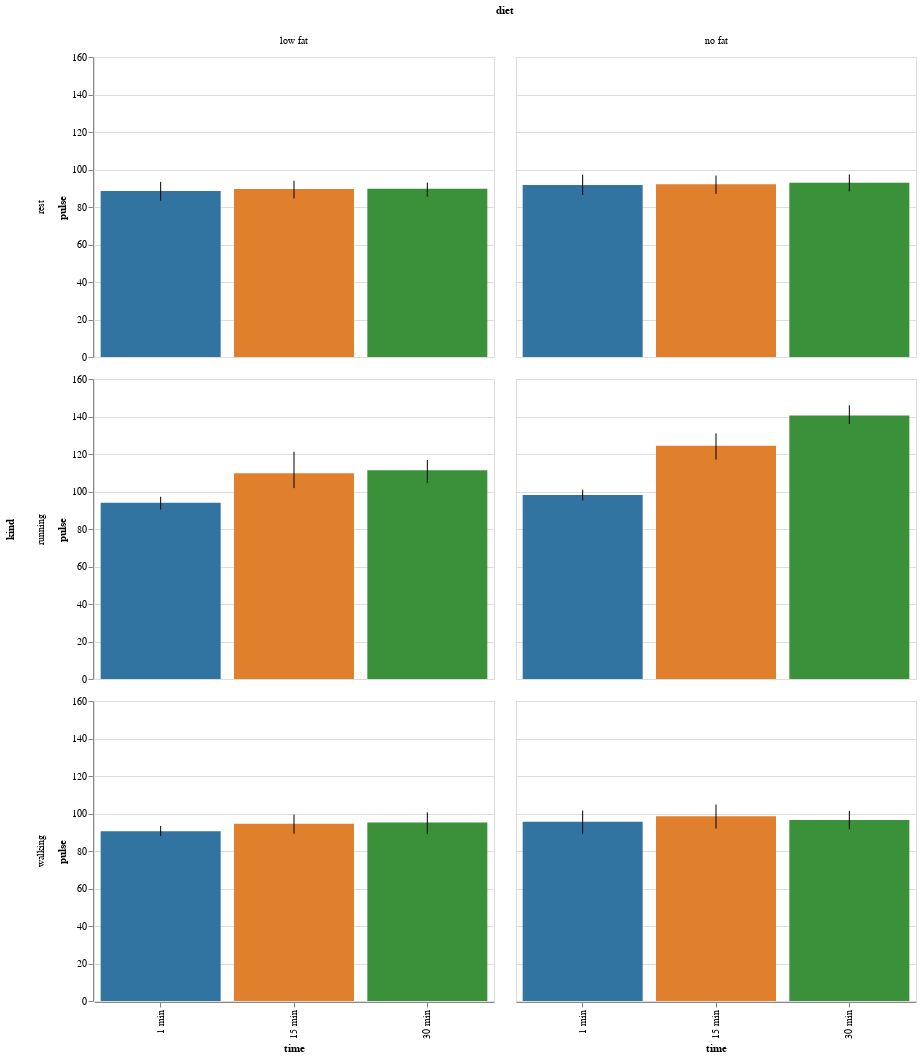

This figure's notebook cell:
### Code cell
display(salt.catplot(x="time", y="pulse", row="kind", col="diet", kind="bar", data=exercise))
g = sns.catplot(x="time", y="pulse", row="kind", col="diet", kind="bar", data=exercise)

### Figure 1 — Vega-Lite specification as saved in the notebook (floating-point values rounded to 4 significant figures)
{"$schema": "https://vega.github.io/schema/vega-lite/v2.4.1.json", "config": {"range": {"category": ["rgba(49,115,161,1)", "rgba(224,128,44,1)", "rgba(58,145,58,1)", "rgba(192,60,61,1)", "rgba(147,113,178,1)", "rgba(131,91,83,1)", "rgba(213,132,188,1)", "rgba(127,127,127,1)", "rgba(168,169,53,1)", "rgba(45,171,184,1)"]}, "view": {"height": 300, "width": 400}}, "data": {"values": [{"Unnamed: 0": 0, "diet": "low fat", "id": 1, "kind": "rest", "pulse": 85, "time": "1 min"}, {"Unnamed: 0": 1, "diet": "low fat", "id": 1, "kind": "rest", "pulse": 85, "time": "15 min"}, {"Unnamed: 0": 2, "diet": "low fat", "id": 1, "kind": "rest", "pulse": 88, "time": "30 min"}, {"Unnamed: 0": 3, "diet": "low fat", "id": 2, "kind": "rest", "pulse": 90, "time": "1 min"}, {"Unnamed: 0": 4, "diet": "low fat", "id": 2, "kind": "rest", "pulse": 92, "time": "15 min"}, {"Unnamed: 0": 5, "diet": "low fat", "id": 2, "kind": "rest", "pulse": 93, "time": "30 min"}, {"Unnamed: 0": 6, "diet": "low fat", "id": 3, "kind": "rest", "pulse": 97, "time": "1 min"}, {"Unnamed: 0": 7, "diet": "low fat", "id": 3, "kind": "rest", "pulse": 97, "time": "15 min"}, {"Unnamed: 0": 8, "diet": "low fat", "id": 3, "kind": "rest", "pulse": 94, "time": "30 min"}, {"Unnamed: 0": 9, "diet": "low fat", "id": 4, "kind": "rest", "pulse": 80, "time": "1 min"}, {"Unnamed: 0": 10, "diet": "low fat", "id": 4, "kind": "rest", "pulse": 82, "time": "15 min"}, {"Unnamed: 0": 11, "diet": "low fat", "id": 4, "kind": "rest", "pulse": 83, "time": "30 min"}, {"Unnamed: 0": 12, "diet": "low fat", "id": 5, "kind": "rest", "pulse": 91, "time": "1 min"}, {"Unnamed: 0": 13, "diet": "low fat", "id": 5, "kind": "rest", "pulse": 92, "time": "15 min"}, {"Unnamed: 0": 14, "diet": "low fat", "id": 5, "kind": "rest", "pulse": 91, "time": "30 min"}, {"Unnamed: 0": 15, "diet": "no fat", "id": 6, "kind": "rest", "pulse": 83, "time": "1 min"}, {"Unnamed: 0": 16, "diet": "no fat", "id": 6, "kind": "rest", "pulse": 83, "time": "15 min"}, {"Unnamed: 0": 17, "diet": "no fat", "id": 6, "kind": "rest", "pulse": 84, "time": "30 min"}, {"Unnamed: 0": 18, "diet": "no fat", "id": 7, "kind": "rest", "pulse": 87, "time": "1 min"}, {"Unnamed: 0": 19, "diet": "no fat", "id": 7, "kind": "rest", "pulse": 88, "time": "15 min"}, {"Unnamed: 0": 20, "diet": "no fat", "id": 7, "kind": "rest", "pulse": 90, "time": "30 min"}, {"Unnamed: 0": 21, "diet": "no fat", "id": 8, "kind": "rest", "pulse": 92, "time": "1 min"}, {"Unnamed: 0": 22, "diet": "no fat", "id": 8, "kind": "rest", "pulse": 94, "time": "15 min"}, {"Unnamed: 0": 23, "diet": "no fat", "id": 8, "kind": "rest", "pulse": 95, "time": "30 min"}, {"Unnamed: 0": 24, "diet": "no fat", "id": 9, "kind": "rest", "pulse": 97, "time": "1 min"}, {"Unnamed: 0": 25, "diet": "no fat", "id": 9, "kind": "rest", "pulse": 99, "time": "15 min"}, {"Unnamed: 0": 26, "diet": "no fat", "id": 9, "kind": "rest", "pulse": 96, "time": "30 min"}, {"Unnamed: 0": 27, "diet": "no fat", "id": 10, "kind": "rest", "pulse": 100, "time": "1 min"}, {"Unnamed: 0": 28, "diet": "no fat", "id": 10, "kind": "rest", "pulse": 97, "time": "15 min"}, {"Unnamed: 0": 29, "diet": "no fat", "id": 10, "kind": "rest", "pulse": 100, "time": "30 min"}, {"Unnamed: 0": 30, "diet": "low fat", "id": 11, "kind": "walking", "pulse": 86, "time": "1 min"}, {"Unnamed: 0": 31, "diet": "low fat", "id": 11, "kind": "walking", "pulse": 86, "time": "15 min"}, {"Unnamed: 0": 32, "diet": "low fat", "id": 11, "kind": "walking", "pulse": 84, "time": "30 min"}, {"Unnamed: 0": 33, "diet": "low fat", "id": 12, "kind": "walking", "pulse": 93, "time": "1 min"}, {"Unnamed: 0": 34, "diet": "low fat", "id": 12, "kind": "walking", "pulse": 103, "time": "15 min"}, {"Unnamed: 0": 35, "diet": "low fat", "id": 12, "kind": "walking", "pulse": 104, "time": "30 min"}, {"Unnamed: 0": 36, "diet": "low fat", "id": 13, "kind": "walking", "pulse": 90, "time": "1 min"}, {"Unnamed: 0": 37, "diet": "low fat", "id": 13, "kind": "walking", "pulse": 92, "time": "15 min"}, {"Unnamed: 0": 38, "diet": "low fat", "id": 13, "kind": "walking", "pulse": 93, "time": "30 min"}, {"Unnamed: 0": 39, "diet": "low fat", "id": 14, "kind": "walking", "pulse": 95, "time": "1 min"}, {"Unnamed: 0": 40, "diet": "low fat", "id": 14, "kind": "walking", "pulse": 96, "time": "15 min"}, {"Unnamed: 0": 41, "diet": "low fat", "id": 14, "kind": "walking", "pulse": 100, "time": "30 min"}, {"Unnamed: 0": 42, "diet": "low fat", "id": 15, "kind": "walking", "pulse": 89, "time": "1 min"}, {"Unnamed: 0": 43, "diet": "low fat", "id": 15, "kind": "walking", "pulse": 96, "time": "15 min"}, {"Unnamed: 0": 44, "diet": "low fat", "id": 15, "kind": "walking", "pulse": 95, "time": "30 min"}, {"Unnamed: 0": 45, "diet": "no fat", "id": 16, "kind": "walking", "pulse": 84, "time": "1 min"}, {"Unnamed: 0": 46, "diet": "no fat", "id": 16, "kind": "walking", "pulse": 86, "time": "15 min"}, {"Unnamed: 0": 47, "diet": "no fat", "id": 16, "kind": "walking", "pulse": 89, "time": "30 min"}, {"Unnamed: 0": 48, "diet": "no fat", "id": 17, "kind": "walking", "pulse": 103, "time": "1 min"}, {"Unnamed: 0": 49, "diet": "no fat", "id": 17, "kind": "walking", "pulse": 109, "time": "15 min"}, {"Unnamed: 0": 50, "diet": "no fat", "id": 17, "kind": "walking", "pulse": 90, "time": "30 min"}, {"Unnamed: 0": 51, "diet": "no fat", "id": 18, "kind": "walking", "pulse": 92, "time": "1 min"}, {"Unnamed: 0": 52, "diet": "no fat", "id": 18, "kind": "walking", "pulse": 96, "time": "15 min"}, {"Unnamed: 0": 53, "diet": "no fat", "id": 18, "kind": "walking", "pulse": 101, "time": "30 min"}, {"Unnamed: 0": 54, "diet": "no fat", "id": 19, "kind": "walking", "pulse": 97, "time": "1 min"}, {"Unnamed: 0": 55, "diet": "no fat", "id": 19, "kind": "walking", "pulse": 98, "time": "15 min"}, {"Unnamed: 0": 56, "diet": "no fat", "id": 19, "kind": "walking", "pulse": 100, "time": "30 min"}, {"Unnamed: 0": 57, "diet": "no fat", "id": 20, "kind": "walking", "pulse": 102, "time": "1 min"}, {"Unnamed: 0": 58, "diet": "no fat", "id": 20, "kind": "walking", "pulse": 104, "time": "15 min"}, {"Unnamed: 0": 59, "diet": "no fat", "id": 20, "kind": "walking", "pulse": 103, "time": "30 min"}, {"Unnamed: 0": 60, "diet": "low fat", "id": 21, "kind": "running", "pulse": 93, "time": "1 min"}, {"Unnamed: 0": 61, "diet": "low fat", "id": 21, "kind": "running", "pulse": 98, "time": "15 min"}, {"Unnamed: 0": 62, "diet": "low fat", "id": 21, "kind": "running", "pulse": 110, "time": "30 min"}, {"Unnamed: 0": 63, "diet": "low fat", "id": 22, "kind": "running", "pulse": 98, "time": "1 min"}, {"Unnamed: 0": 64, "diet": "low fat", "id": 22, "kind": "running", "pulse": 104, "time": "15 min"}, {"Unnamed: 0": 65, "diet": "low fat", "id": 22, "kind": "running", "pulse": 112, "time": "30 min"}, {"Unnamed: 0": 66, "diet": "low fat", "id": 23, "kind": "running", "pulse": 98, "time": "1 min"}, {"Unnamed: 0": 67, "diet": "low fat", "id": 23, "kind": "running", "pulse": 105, "time": "15 min"}, {"Unnamed: 0": 68, "diet": "low fat", "id": 23, "kind": "running", "pulse": 99, "time": "30 min"}, {"Unnamed: 0": 69, "diet": "low fat", "id": 24, "kind": "running", "pulse": 87, "time": "1 min"}, {"Unnamed: 0": 70, "diet": "low fat", "id": 24, "kind": "running", "pulse": 132, "time": "15 min"}, {"Unnamed: 0": 71, "diet": "low fat", "id": 24, "kind": "running", "pulse": 120, "time": "30 min"}, {"Unnamed: 0": 72, "diet": "low fat", "id": 25, "kind": "running", "pulse": 94, "time": "1 min"}, {"Unnamed: 0": 73, "diet": "low fat", "id": 25, "kind": "running", "pulse": 110, "time": "15 min"}, {"Unnamed: 0": 74, "diet": "low fat", "id": 25, "kind": "running", "pulse": 116, "time": "30 min"}, {"Unnamed: 0": 75, "diet": "no fat", "id": 26, "kind": "running", "pulse": 95, "time": "1 min"}, {"Unnamed: 0": 76, "diet": "no fat", "id": 26, "kind": "running", "pulse": 126, "time": "15 min"}, {"Unnamed: 0": 77, "diet": "no fat", "id": 26, "kind": "running", "pulse": 143, "time": "30 min"}, {"Unnamed: 0": 78, "diet": "no fat", "id": 27, "kind": "running", "pulse": 100, "time": "1 min"}, {"Unnamed: 0": 79, "diet": "no fat", "id": 27, "kind": "running", "pulse": 126, "time": "15 min"}, {"Unnamed: 0": 80, "diet": "no fat", "id": 27, "kind": "running", "pulse": 140, "time": "30 min"}, {"Unnamed: 0": 81, "diet": "no fat", "id": 28, "kind": "running", "pulse": 103, "time": "1 min"}, {"Unnamed: 0": 82, "diet": "no fat", "id": 28, "kind": "running", "pulse": 124, "time": "15 min"}, {"Unnamed: 0": 83, "diet": "no fat", "id": 28, "kind": "running", "pulse": 140, "time": "30 min"}, {"Unnamed: 0": 84, "diet": "no fat", "id": 29, "kind": "running", "pulse": 94, "time": "1 min"}, {"Unnamed: 0": 85, "diet": "no fat", "id": 29, "kind": "running", "pulse": 135, "time": "15 min"}, {"Unnamed: 0": 86, "diet": "no fat", "id": 29, "kind": "running", "pulse": 130, "time": "30 min"}, {"Unnamed: 0": 87, "diet": "no fat", "id": 30, "kind": "running", "pulse": 99, "time": "1 min"}, {"Unnamed: 0": 88, "diet": "no fat", "id": 30, "kind": "running", "pulse": 111, "time": "15 min"}, {"Unnamed: 0": 89, "diet": "no fat", "id": 30, "kind": "running", "pulse": 150, "time": "30 min"}]}, "facet": {"column": {"field": "diet", "type": "nominal"}, "row": {"field": "kind", "type": "nominal"}}, "spec": {"layer": [{"encoding": {"color": {"field": "time", "legend": null, "type": "nominal"}, "x": {"field": "time", "type": "nominal"}, "y": {"aggregate": "mean", "axis": {"title": "pulse"}, "field": "pulse", "type": "quantitative"}}, "mark": "bar"}, {"encoding": {"x": {"field": "time", "type": "nominal"}, "y": {"aggregate": "ci0", "field": "pulse", "type": "quantitative"}, "y2": {"aggregate": "ci1", "field": "pulse", "type": "quantitative"}}, "mark": "rule"}]}}
